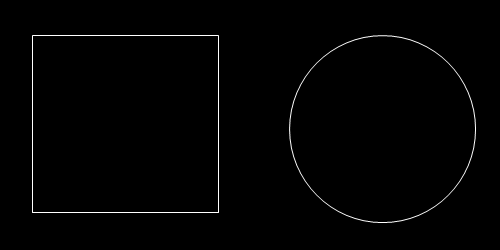
#> input picture Resources/Photos/shape2.png, 500 x 250 px
$ python 3.2.sobel.py   (older library calls are emulated)
#> lines starting #> are read from the running program, lines starting #| are printed output that depends on the picture
import cv2

img = cv2.imread('../Resources/Photos/shape2.png')
#> img is the input picture: shape (250, 500, 3); min 0, max 255, mean 2.6
cv2.imshow('shape', img)

gray = cv2.cvtColor(img, cv2.COLOR_BGR2GRAY)

#      [-1  0  +1]       [-1 -2 -1]
# Gx = [-2  0  +2]  Gy = [ 0  0  0]
#      [-1  0  +1]       [+1 +2 +1]
sobel_x = cv2.Sobel(gray, cv2.CV_8U, 1, 0, ksize=3)
sobel_x = cv2.convertScaleAbs(sobel_x)

sobel_y = cv2.Sobel(gray, cv2.CV_8U, 0, 1, ksize=3)
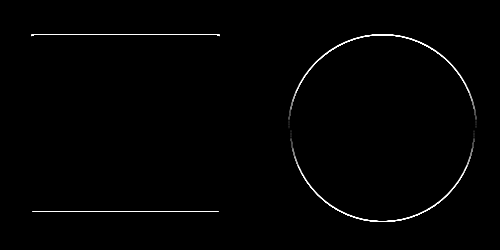
#> sobel_y: shape (250, 500); min 0, max 255, mean 2.5
sobel_y = cv2.convertScaleAbs(sobel_y)

sobel_xy = cv2.addWeighted(sobel_x, 1, sobel_y, 1, 0)

cv2.imshow('sobel_x', sobel_x)
cv2.imshow('sobel_y', sobel_y)
cv2.imshow('sobel_xy', sobel_xy)

cv2.waitKey()
cv2.destroyAllWindows()
